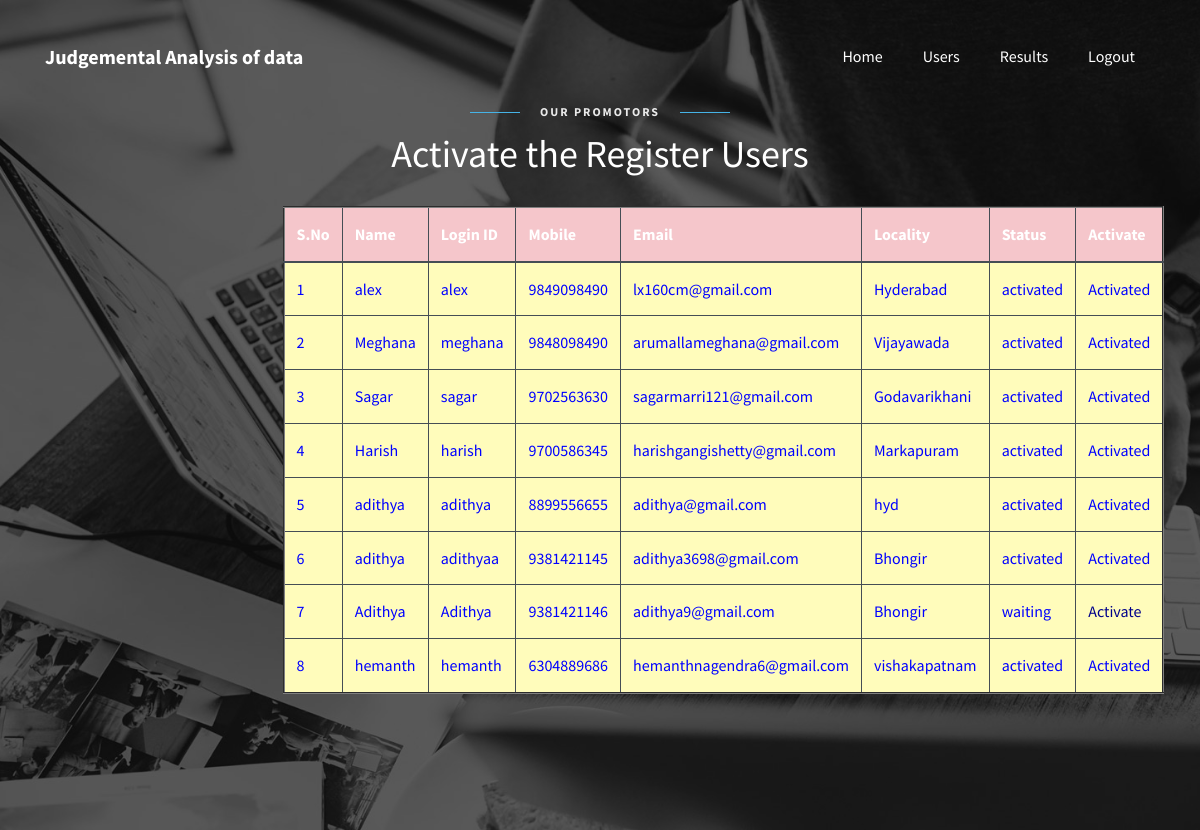
Page /ViewRegisteredUsers/ on the committed database.
### users/models.py (models this page shows, shortened)
class UserRegistrationModel(models.Model):
    name = models.CharField(max_length=100)
    loginid = models.CharField(unique=True, max_length=100)
    password = models.CharField(max_length=100)
    mobile = models.CharField(unique=True, max_length=100)
    email = models.CharField(unique=True, max_length=100)
    locality = models.CharField(max_length=100)
    address = models.CharField(max_length=1000)
    city = models.CharField(max_length=100)
    state = models.CharField(max_length=100)
    status = models.CharField(max_length=100)
    class Meta:
        db_table = 'UserRegistrations'

### admins/views.py (the view)
# urls.py: path("ViewRegisteredUsers/", admins.ViewRegisteredUsers, name="ViewRegisteredUsers"),
def ViewRegisteredUsers(request):
    data = UserRegistrationModel.objects.all()
    return render(request, 'admins/RegisteredUsers.html', {'data': data})

### assets/templates/admins/RegisteredUsers.html (shortened to what this page needs)
{%extends 'admins/adminbase.html'%}
{%load static%}
{%block contents%}
<section class="ftco-section testimony-section img" style="background-image: url({%static 'images/bg_2.jpg'%});">
	<div class="container">
		<div class="row justify-content-center mb-4">
			<div class="col-md-7 text-center heading-section heading-section-white ftco-animate">
				<span class="subheading">Our Promotors</span>
				<h2 class="mb-4">Activate the Register Users</h2>
                <center>
                    <p>
 <table border="2px" class="table table-hover table-dark">
                    <thead>
                    <tr class="table-danger">
                        <th scope="col">S.No</th>
                        <th scope="col">Name</th>
                        <th scope="col">Login ID</th>
                        <th scope="col">Mobile</th>
                        <th scope="col">Email</th>
                        <th scope="col">Locality</th>
                        <th scope="col">Status</th>
                        <th scope="col">Activate</th>
                    </tr>
                    </thead>
                    <tbody>
                    {% for i in data %}
                    <tr scope="row" style="color: BLUE; background-color:#FFFCBB">
                        <td>{{forloop.counter}}</td>
                        <td>{{i.name}}</td>
                        <td>{{i.loginid}}</td>
                        <td>{{i.mobile}}</td>
                        <td>{{i.email}}</td>
                        <td>{{i.locality}}</td>
                        <td>{{i.status}}</td>
                        {% if i.status == 'waiting' %}
                        <td><a class="btn-link" href="/AdminActivaUsers/?uid={{ i.id }}"
                               style="color:DARKBLUE">Activate</a></td>
                        {% else %}
                        <td> Activated</td>
                        {% endif %}
                    </tr>
                    {% endfor %}
                    </tbody>
                </table>
                        </p>
                </center>
			</div>
		</div>
	</div>
</section>
{%endblock%}

### assets/templates/admins/adminbase.html (shortened to what this page needs)
<!DOCTYPE html>
{%load static%}
<html lang="en">
<head>
	<link rel="stylesheet" href="https://stackpath.bootstrapcdn.com/font-awesome/4.7.0/css/font-awesome.min.css">
	<link rel="stylesheet" href="{%static 'css/animate.css'%}">
	<link rel="stylesheet" href="{%static 'css/owl.carousel.min.css'%}">
	<link rel="stylesheet" href="{%static 'css/owl.theme.default.min.css'%}">
	<link rel="stylesheet" href="{%static 'css/magnific-popup.css'%}">
	<link rel="stylesheet" href="{%static 'css/bootstrap-datepicker.css'%}">
	<link rel="stylesheet" href="{%static 'css/jquery.timepicker.css'%}">
	<link rel="stylesheet" href="{%static 'css/flaticon.css'%}">
	<link rel="stylesheet" href="{%static 'css/style.css'%}">
</head>
<body>
	<nav class="navbar navbar-expand-lg navbar-dark ftco_navbar bg-dark ftco-navbar-light" id="ftco-navbar">
		<div class="container">
			<a class="navbar-brand" href="{%url 'AdminHome'%}">Judgemental Analysis of data</a>
			<div class="collapse navbar-collapse" id="ftco-nav">
				<ul class="navbar-nav ml-auto">
					<li class="nav-item"><a href="{%url 'AdminHome'%}" class="nav-link">Home</a></li>
					<li class="nav-item"><a href="{%url 'ViewRegisteredUsers'%}" class="nav-link">Users</a></li>
					<li class="nav-item"><a href="{%url 'AllUserResults'%}" class="nav-link">Results</a></li>
					<li class="nav-item"><a href="{%url 'logout'%}" class="nav-link">Logout</a></li>
				</ul>
			</div>
		</div>
	</nav>
    {%block contents%}
    {%endblock%}
</body>
</html>

### rows in the picture
UserRegistrationModel: name "alex", loginid "alex", mobile "9849098490", email "lx160cm@gmail.com", locality "Hyderabad", status "activated", shows "Activated"
UserRegistrationModel: name "Meghana", loginid "meghana", mobile "9848098490", email "arumallameghana@gmail.com", locality "Vijayawada", status "activated", shows "Activated"
UserRegistrationModel: name "Sagar", loginid "sagar", mobile "9702563630", email "sagarmarri121@gmail.com", locality "Godavarikhani", status "activated", shows "Activated"
UserRegistrationModel: name "Harish", loginid "harish", mobile "9700586345", email "harishgangishetty@gmail.com", locality "Markapuram", status "activated", shows "Activated"
UserRegistrationModel: name "adithya", loginid "adithya", mobile "8899556655", email "adithya@gmail.com", locality "hyd", status "activated", shows "Activated"
UserRegistrationModel: name "adithya", loginid "adithyaa", mobile "9381421145", email "adithya3698@gmail.com", locality "Bhongir", status "activated", shows "Activated"
UserRegistrationModel: name "Adithya", loginid "Adithya", mobile "9381421146", email "adithya9@gmail.com", locality "Bhongir", status "waiting"
UserRegistrationModel: name "hemanth", loginid "hemanth", mobile "6304889686", email "hemanthnagendra6@gmail.com", locality "vishakapatnam", status "activated", shows "Activated"
